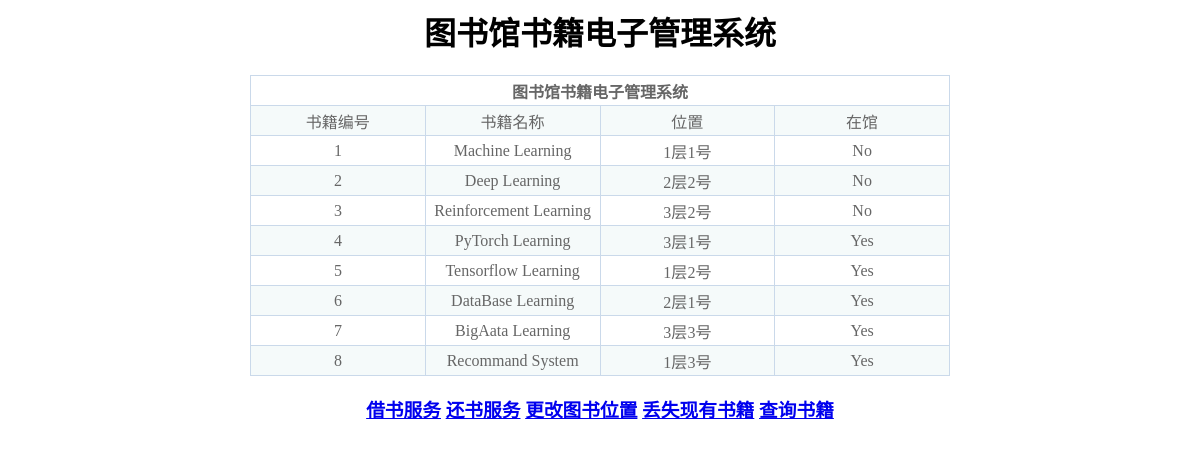
Page /dbhomework/home.php on the committed database.
### tables this page shows
CREATE TABLE IF NOT EXISTS `book` (
  `bookId` int(11) NOT NULL,
  `bookName` varchar(40) default NULL,
  PRIMARY KEY  (`bookId`)
);

CREATE TABLE IF NOT EXISTS `storage` (
  `bookId` int(11) NOT NULL default '0',
  `Floor` smallint(6) NOT NULL default '0',
  `Number` smallint(6) NOT NULL default '0',
  PRIMARY KEY  (`bookId`,`Floor`,`Number`),
  KEY `Floor` (`Floor`,`Number`)
);

### dbhomework/home.php (the view, shortened to what this page needs)
<html>
<head>
</head>
<body>
<h1 style="text-align: center">图书馆书籍电子管理系统</h1>
    <div class="home">
      <div align="center">
        <?php
        require('dbconfig.php');
        $link = mysql_connect($server_name,$host,$pwd);
        $book_sql = "select * from book";
        $book = mysql_query($book_sql, $link);
		if($book){
    		$row = mysql_fetch_array($book);
		};
        if ($row)
        {
            echo "<table border='1' id='booktable'>";
            echo "<tr><th colspan='4' style='text-align: center'>图书馆书籍电子管理系统</th></tr>";
            echo "<tr><td>书籍编号</td><td>书籍名称</td><td>位置</td><td>在馆</td></tr>";
            while($row=mysql_fetch_row($book))
            {
                echo "<tr>";
                echo "<td>".$row[0]."</td>";
                echo "<td>".$row[1]."</td>";
                $locate_sql = "select Floor, Number from Storage where bookId='".$row[0]."'";
                $locate = mysql_query($locate_sql);
                while($location = mysql_fetch_row($locate))
                    echo "<td>".$location[0]."层".$location[1]."号</td>";
                $borrow1 = "select bookId from borrowstu where bookId='".$row[0]."'";
                $borrow2 = "select bookId from borrowtea where bookId='".$row[0]."'";
                $isBorrow1 = mysql_query($borrow1);
                $isBorrow2 = mysql_query($borrow2);
                $row1=mysql_fetch_array($isBorrow1);
                $row2=mysql_fetch_array($isBorrow2);
                if($row1 || $row2)
                {
                    echo "<td>No</td>";
                    echo "</tr>";
                }
                else
                {
                    echo "<td>Yes</td>";
                    echo "</tr>";
                }
            }
            echo "</table>";
        }
        else
        {
            echo "0 结果";
        }
        ?>
        </div>
    </div>
     <h3 style="text-align: center">
    <a href="borrowbook.php">借书服务</a>
    <a href="returnbook.php">还书服务</a>
    <a href="changebook.php">更改图书位置</a>
    <a href="deletebook.php">丢失现有书籍</a>
	<a href="searchbook.php">查询书籍</a>
    </h3>
</body>
</html>

### dbhomework/home.php (style rules this page uses)
table { margin: 0 auto; border-collapse: collapse; text-align: center; table-layout: fixed; width: 700px; }
table td, table th { border: 1px solid #cad9ea; color: #666; height: 30px; }
table tr:nth-child(odd) { background: #fff; }
table tr:nth-child(even) { background: #F5FAFA; }

### rows in the picture
book: bookId "1", bookName "Machine Learning", shows "No"
storage: Floor "1", Number "1"
book: bookId "2", bookName "Deep Learning", shows "No"
storage: Floor "2", Number "2"
book: bookId "3", bookName "Reinforcement Learning", shows "No"
storage: Floor "3", Number "2"
book: bookId "4", bookName "PyTorch Learning", shows "Yes"
storage: Floor "3", Number "1"
book: bookId "5", bookName "Tensorflow Learning", shows "Yes"
storage: Floor "1", Number "2"
book: bookId "6", bookName "DataBase Learning", shows "Yes"
storage: Floor "2", Number "1"
book: bookId "7", bookName "BigAata Learning", shows "Yes"
storage: Floor "3", Number "3"
book: bookId "8", bookName "Recommand System", shows "Yes"
storage: Floor "1", Number "3"
